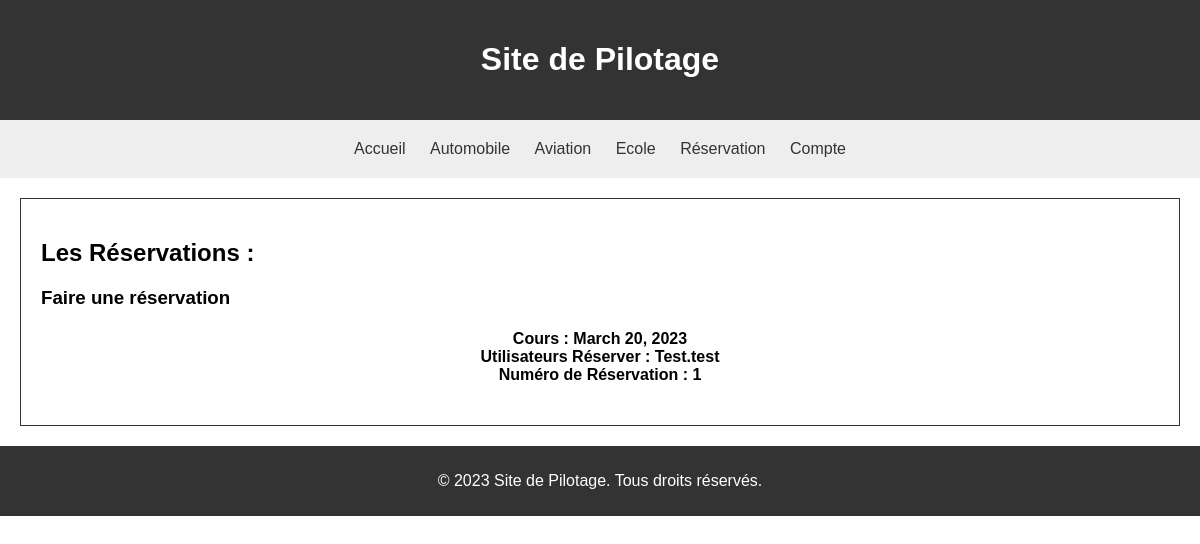
/reservation/, run on an earlier commit of the app's database.
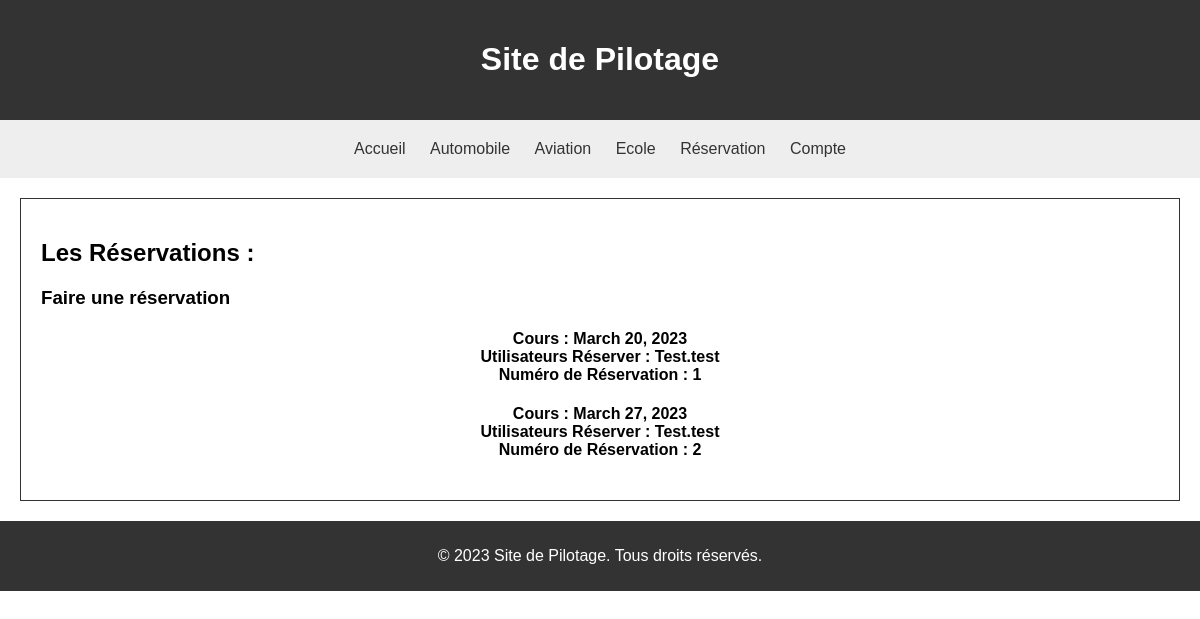
And on a later commit of the database.
### src/models.py (models this page shows, shortened)
class Reservation(models.Model):
    id_reservation = models.IntegerField(primary_key=True)
    cours = models.ForeignKey(CoursPilotage, on_delete=models.CASCADE)
    user = models.ForeignKey(User, on_delete=models.CASCADE)
    date_reservation = models.DateField()
    heure_deb_reservation = models.DateTimeField()
    heure_fin_reservation = models.DateTimeField()

class User(models.Model):
    id_user = models.IntegerField(primary_key=True)
    nom_user = models.CharField(max_length=200)
    prenom_user = models.CharField(max_length=300)
    login_user = models.CharField(max_length=400)
    password_user = models.CharField(max_length=300)
    def __str__(self):
        return self.login_user

### src/views.py (the view)
# urls.py: path('reservation/',views.reservation_index, name='reservation_index'),
def reservation_index(request):
    reservations = Reservation.objects.all()
    data = {'reservations':reservations}
    return render(request, 'reservation/index.html', data)

### src/templates/reservation/index.html (shortened to what this page needs)
{% extends 'block/base.html' %}
{% block corp %}
    <section>
    <h2>Les Réservations :</h2>
    <h3><a href="#" style="text-decoration: none; color: black">Faire une réservation</a></h3>
    {% for reservation in reservations %}
        <h4>
            <a href="../reservation/{{ reservation.id_reservation }}">
                Cours : {{ reservation.date_reservation }}<br/>
                Utilisateurs Réserver : {{ reservation.user }}<br/>
                Numéro de Réservation : {{ reservation.id_reservation }}<br/>
            </a>
        </h4>
    {% endfor %}
    </section>
{% endblock %}

What changed in the data, as far as the page shows it:
added Reservation: date_reservation "March 27, 2023", user "Test.test", id_reservation "2"
